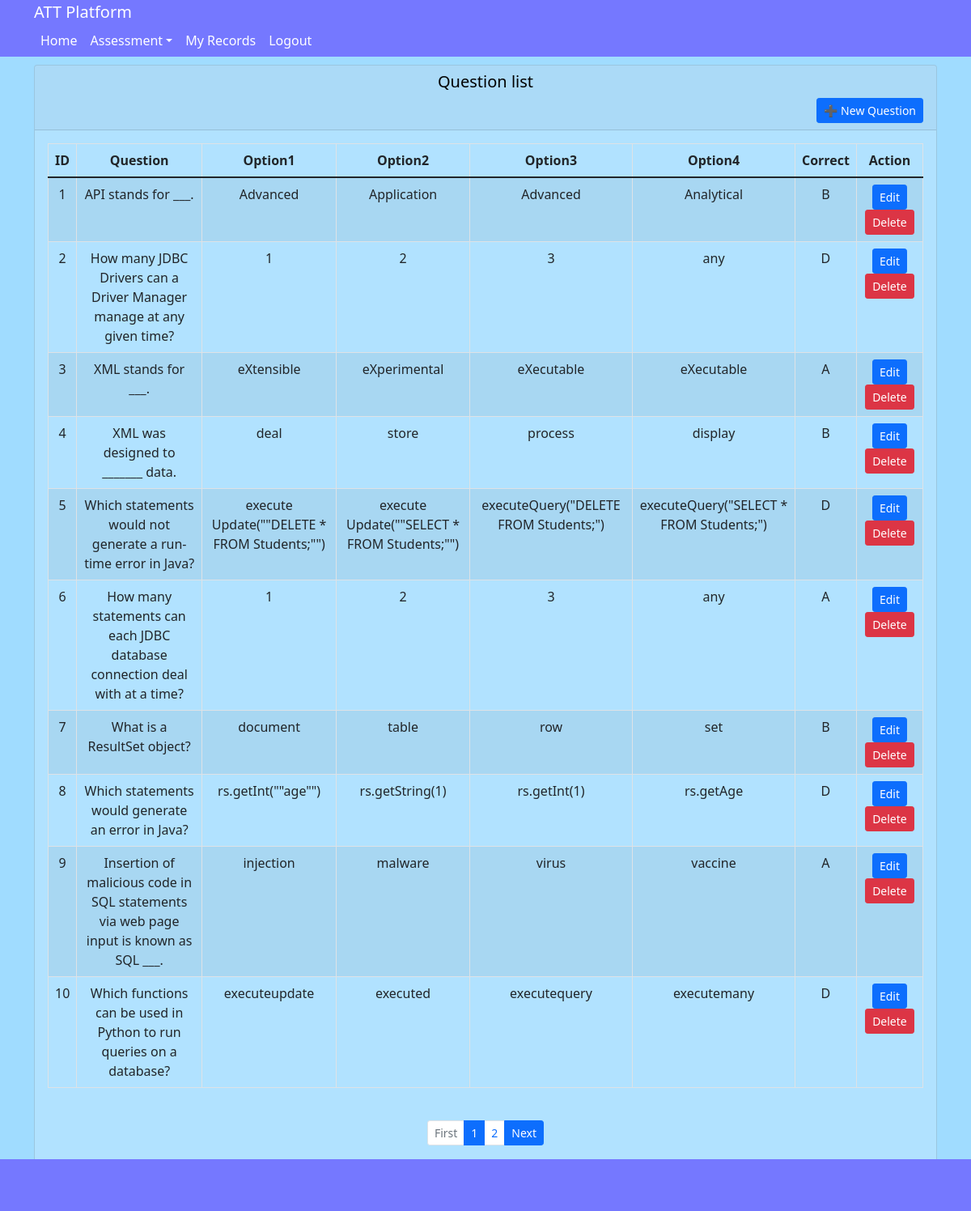
/questions (signed in), run on the app's committed database.
### models.py (models this page shows)
class Question(db.Model):
    __tablename__='question'
    id = db.Column(db.Integer, primary_key=True, autoincrement = True)
    question = db.Column(db.String(500), unique=True)
    option1 = db.Column(db.String(200))
    option2 = db.Column(db.String(200))
    option3 = db.Column(db.String(200))
    option4 = db.Column(db.String(200))
    answer = db.Column(db.String(10))
    explain = db.Column(db.Text)
    status = db.Column(db.Boolean, default=True)
    create_dt = db.Column(db.DateTime, default=datetime.now)

### app.py (the view)
@app.route('/questions', defaults={'page':1})
@app.route('/questions/page/<int:page>')
@require_login
def questions(page):
    questions_query = Question.query.filter_by(status = True)
    paginate = questions_query.order_by(Question.id).paginate(page, 10)
    return render_template('questions.html', questions = paginate.items, paginate=paginate)

### utils.py (called while the page is built)
def require_login(func):
    @wraps(func)
    def inner_func(*args, **kwargs):
        if not 'username' in session:
            flash('Please login it firslty!', 'danger')
            return redirect(url_for('login'))
        return func(*args, **kwargs)
    return inner_func

### templates/questions.html (shortened to what this page needs)
{% extends "layout.html" %}
{% from '_macro.html' import paginate_route %}
{% block content %}
<div class="row">
	<div class="col-12">
		<div class="card">
			<div class="card-header">
				<h5 class="card-title text-center">Question list</h5>
				<a class="btn btn-sm btn-primary float-end" href="/addquestion" role="button">  ➕ New  Question</a>
			</div>
			<div class="card-body">
				{% if questions %}
				<table class="table table-striped table-bordered table-inverse tbresult" cellpadding="0" cellspacing="0">
					<thead class="thead-inverse">
						<tr class="text-center">
							<th>ID</th>
							<th>Question</th>
							<th>Option1</th>
							<th>Option2</th>
							<th>Option3</th>
							<th>Option4</th>
							<th>Correct</th>
							<th>Action</th>
						</tr>
					</thead>
					<tbody>
							{% for item in questions %}
							<tr class="text-center">
								<td>{{ loop.index }}</td>
								<td>{{ item.question }}</td>
								<td>{{ item.option1 }}</td>
								<td>{{ item.option2 }}</td>
								<td>{{ item.option3 }}</td>
								<td>{{ item.option4 }}</td>
								<td>{{ item.answer }}</td>
								<td>
									<a class="btn btn-sm btn-primary" href="/editquestion/{{item.id}}" role="button"> Edit </a>
									<a class="btn btn-sm btn-danger" href="/delquestion/{{item.id}}" role="button"> Delete </a>
								</td>
							</tr>
							{% endfor %}
					</tbody>
				</table>
				{% if paginate %}
				  {{ paginate_route(paginate, 'questions') }}
				{% endif %}
				<br>
				<br>
				{% else %}
				<p>No result return!</p>
				{% endif %}
			</div>
		</div>
	</div>
</div>
{% endblock %}

### templates/layout.html (shortened to what this page needs)
<!DOCTYPE html>
<html lang="en">
<head>
  <link href="https://cdn.jsdelivr.net/npm/bootstrap@5.1.3/dist/css/bootstrap.min.css" rel="stylesheet"
>
  <link rel="stylesheet" type="text/css" href="{{ url_for('static', filename='css/main.css') }}">
</head>
<body>
  <header class="site-header">
    <nav id="top_navig_bar" class="navbar-expand-md fixed-top">
      <div class="container">
        <a class="navbar-brand " href="/">ATT Platform</a>
        <ul class="navbar-nav">
          <li class="nav-item">
            <a class="nav-link" href="{{ url_for('home') }}">Home</a>
          </li>
          {% if session.get('role') == 'teacher' %}
          <li class="nav-item">
            <a class="nav-link" href="{{ url_for('questions') }}">Question </a>
          </li>
          <!-- <li class="nav-item">
            <a class="nav-link" href="{{ url_for('assessments') }}">Assessment </a>
          </li> -->
          <li class="nav-item dropdown">
            <a class="nav-link dropdown-toggle" data-bs-toggle="dropdown" href="/assessments">Assessment</a>
            <div class="dropdown-menu">
              <a class="dropdown-item" href="/assessments">All</a>
              <a class="dropdown-item" href="/assessments?category=formative">Formative Assessment</a>
              <a class="dropdown-item" href="/assessments?category=summative">Summative Assessment</a>
            </div>
          </li>
          <li class="nav-item">
            <a class="nav-link" href="{{ url_for('historys') }}">Records </a>
          </li>
          {% elif session.get('role') == 'student'%}
          <li class="nav-item dropdown">
            <a class="nav-link dropdown-toggle" data-bs-toggle="dropdown" href="/assessments">Assessment</a>
          </li>
          <li class="nav-item">
            <a class="nav-link" href="{{ url_for('historys') }}">My Records </a>
          </li>
          {% endif %}
          {% if session.get('username') %}
          <li class="nav-item float-end">
            <a class="nav-link" href="{{ url_for('logout') }}">Logout </a>
          </li>
          {% else %}
          <li class="nav-item float-end">
            <a class="nav-link" href="{{ url_for('login') }}">Login </a>
          </li>
          {% endif %}
        </ul>
    </nav>
  </header>
  <main role="main" class="container">
    {% block content %}
    {% endblock %}
  </main>
  <footer id="footer" class="footer-expand-md fixed-bottom"></footer>
</body>
</html>

### templates/_macro.html
{%macro paginate_route(pagination, url)%}
<nav style="text-align: center;">
    <ul class="pagination pagination-sm justify-content-center" style="margin-top: 0;">
        {%if pagination.has_prev%}
        <li class="page-item active"><a class="page-link" href="{{url_for(url,page=pagination.page-1)}}">Pres</a>
        </li>
        {%else%}
        <li class="page-item disabled"><a class="page-link" href="#">First</a></li>
        {%endif%}
        {%for page in pagination.iter_pages(1,1,3,1)%}
        {%if page%}
        <li class="page-item {%if page==pagination.page%}active{%endif%}"><a class="page-link"
                href="{{url_for(url,page=page)}}">{{page}}</a></li>
        {%else%}
        <li class="page-item disabled"><a class="page-link" href="#">&hellip;</a></li>
        {%endif%}
        {%endfor%}
        {%if pagination.has_next%}
        <li class="page-item active"><a class="page-link" href="{{url_for(url,page=pagination.page+1)}}">Next</a></li>
        {%else%}
        <li class="page-item disabled"><a class="page-link" href="#">Last</a></li>
        {%endif%}
    </ul>
</nav>
{%endmacro%}

### static/css/main.css (style rules this page uses)
body { background: #a0dcff; color: #333333; margin-top: 5rem; }
h1, h2, h3, h4, h5, h6 { color:black; }
#top_navig_bar { background-color:hsl(239, 100%, 73%); }
.navbar-brand { color:#ffffff; }
.site-header .navbar-nav .nav-link { color: #ffffff; }
#footer { height: 4rem; background-color: hsl(239, 100%, 73%); font-weight: 500; }
.card { background-color: #ffffff2e !important; }

### data on the page
Question: question "API stands for ___.", option1 "Advanced", option2 "Application", option3 "Advanced", option4 "Analytical", answer "B"
Question: question "How many JDBC Drivers can a Driver Manager manage at any given time?", option1 "1", option2 "2", option3 "3", option4 "any", answer "D"
Question: question "XML stands for ___.", option1 "eXtensible", option2 "eXperimental", option3 "eXecutable", option4 "eXecutable", answer "A"
Question: question "XML was designed to _______ data.", option1 "deal", option2 "store", option3 "process", option4 "display", answer "B"
Question: question "Which statements would not generate a run-time error in Java?", option1 "execute Update(\"\"DELETE * FROM Students;\"\")", option2 "execute Update(\"\"SELECT * FROM Students;\"\")", option3 "executeQuery(\"DELETE FROM Students;\")", option4 "executeQuery(\"SELECT * FROM Students;\")", answer "D"
Question: question "How many statements can each JDBC database connection deal with at a time?", option1 "1", option2 "2", option3 "3", option4 "any", answer "A"
Question: question "What is a ResultSet object?", option1 "document", option2 "table", option3 "row", option4 "set", answer "B"
Question: question "Which statements would generate an error in Java?", option1 "rs.getInt(\"\"age\"\")", option2 "rs.getString(1)", option3 "rs.getInt(1)", option4 "rs.getAge", answer "D"
Question: question "Insertion of malicious code in SQL statements via web page input is known as SQL ___.", option1 "injection", option2 "malware", option3 "virus", option4 "vaccine", answer "A"
Question: question "Which functions can be used in Python to run queries on a database?", option1 "executeupdate", option2 "executed", option3 "executequery", option4 "executemany", answer "D"

### other printed values
{{ page }} "1" "2"
